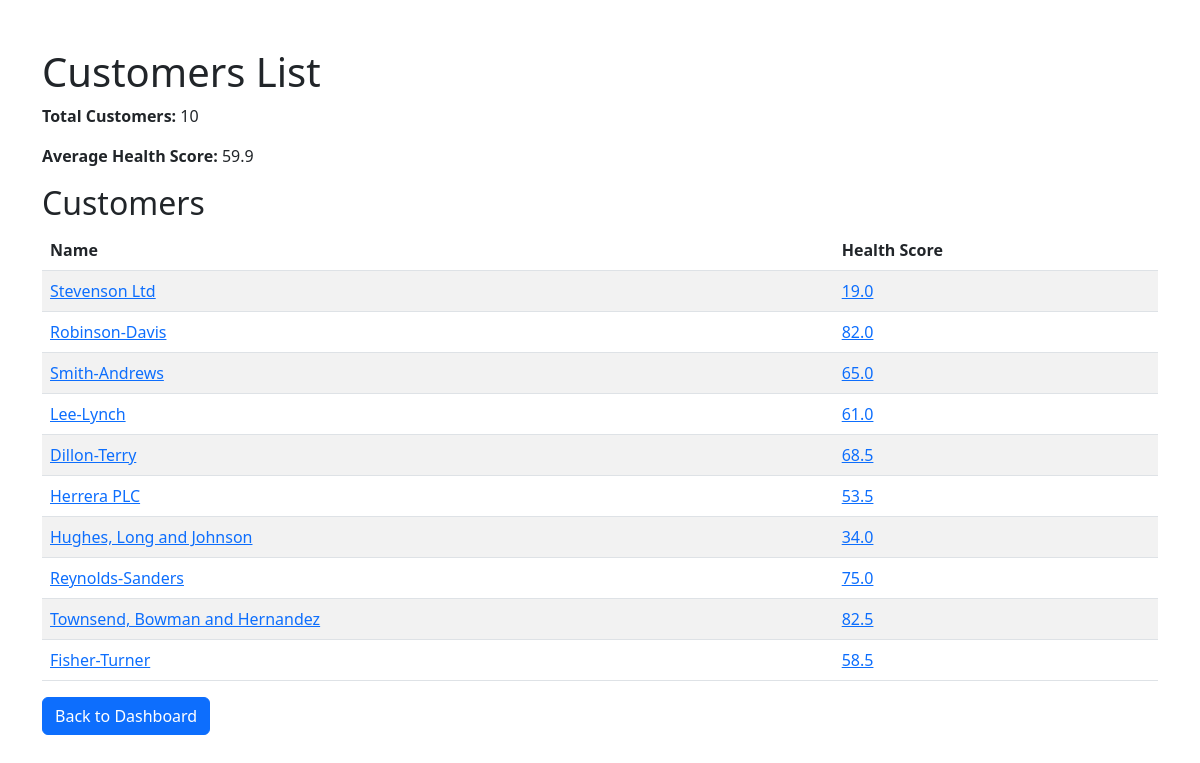
Page /customers on the committed database.
### app/models.py (models this page shows)
class Customer(db.Model):
    __tablename__ = "customers"
    id = Column(Integer, primary_key=True)
    name = Column(String, nullable=False)
    segment = Column(String)
    logins = relationship("LoginEvent", back_populates="customer")
    features = relationship("FeatureUsage", back_populates="customer")
    tickets = relationship("SupportTicket", back_populates="customer")
    invoices = relationship("Invoice", back_populates="customer")
    api_usage = relationship("ApiUsage", back_populates="customer")
    def to_dict(self):
        return {
            "id": self.id,
            "name": self.name,
            "segment": self.segment
        }

### app/routes/customer.py (the view)
@customer_bp.route('/customers', methods=['GET'])
def get_all_customers():
    with current_app.db_manager.get_read_session() as session:
        customers = session.query(Customer).all()
        customers_with_health = []
        for c in customers:
            score = calculate_customer_health(session, c.id).get("health_score", 0)
            customers_with_health.append({
                **c.to_dict(),
                "health_score": score
            })
        return render_template(
            "customers_list.html",
            total_customers=len(customers),
            avg_health=round(sum(c['health_score'] for c in customers_with_health) / len(customers_with_health), 2) if customers_with_health else 0,
            customers=customers_with_health
        )

### app/db_manager.py (called while the page is built)
    @contextmanager
    def get_read_session(self):
        read_session = choice(self.read_sessionsmakers)()
        try:
            yield read_session
        except:
            raise
        finally:
            read_session.close()

### app/templates/customers_list.html (shortened to what this page needs)
<!DOCTYPE html>
<html>
<head>
    <link rel="stylesheet" href="https://cdn.jsdelivr.net/npm/bootstrap@5.3.0/dist/css/bootstrap.min.css">
</head>
<body class="container mt-5">
    <h1>Customers List</h1>
    <p><strong>Total Customers:</strong> {{ total_customers }}</p>
    <p><strong>Average Health Score:</strong> {{ avg_health }}</p>
    <h2>Customers</h2>
    <table class="table table-striped">
        <thead>
            <tr>
                <th>Name</th>
                <th>Health Score</th>
            </tr>
        </thead>
        <tbody>
            {% for c in customers %}
                <tr>
                    <td>
                        <a href="{{ url_for('customers.get_customer', customer_id=c.id) }}">
                            {{ c.name }}
                        </a>
                    </td>
                    <td>
                        <a href="{{ url_for('customers.get_customer_health', customer_id=c.id) }}">
                            {{ c.health_score }}
                        </a>
                    </td>
                </tr>
            {% endfor %}
        </tbody>
    </table>
    <a href="{{ url_for('dashboard.dashboard') }}" class="btn btn-primary">Back to Dashboard</a>
</body>
</html>

### rows in the picture
Customer: name "Stevenson Ltd", health_score "19.0"
Customer: name "Robinson-Davis", health_score "82.0"
Customer: name "Smith-Andrews", health_score "65.0"
Customer: name "Lee-Lynch", health_score "61.0"
Customer: name "Dillon-Terry", health_score "68.5"
Customer: name "Herrera PLC", health_score "53.5"
Customer: name "Hughes, Long and Johnson", health_score "34.0"
Customer: name "Reynolds-Sanders", health_score "75.0"
Customer: name "Townsend, Bowman and Hernandez", health_score "82.5"
Customer: name "Fisher-Turner", health_score "58.5"

### other values in the picture
{{ total_customers }} "10"
{{ avg_health }} "59.9"
